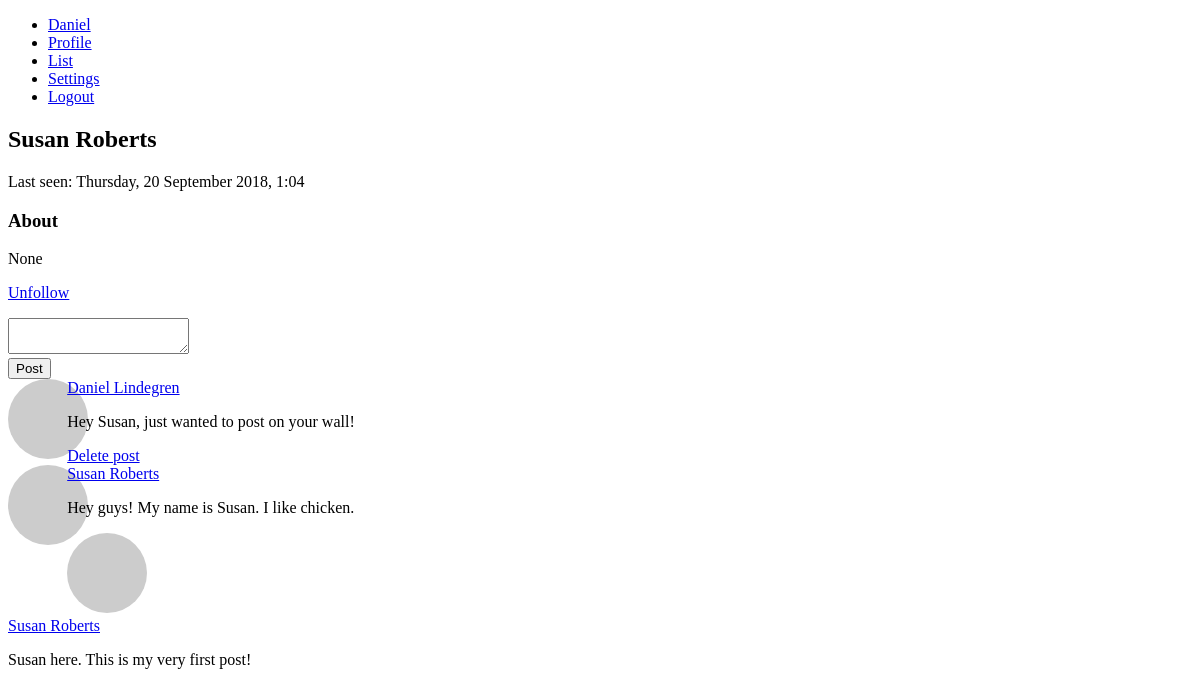
The page /8dba12d9c3ca454630566e5ff001b570 (signed in) on the database as committed earlier.
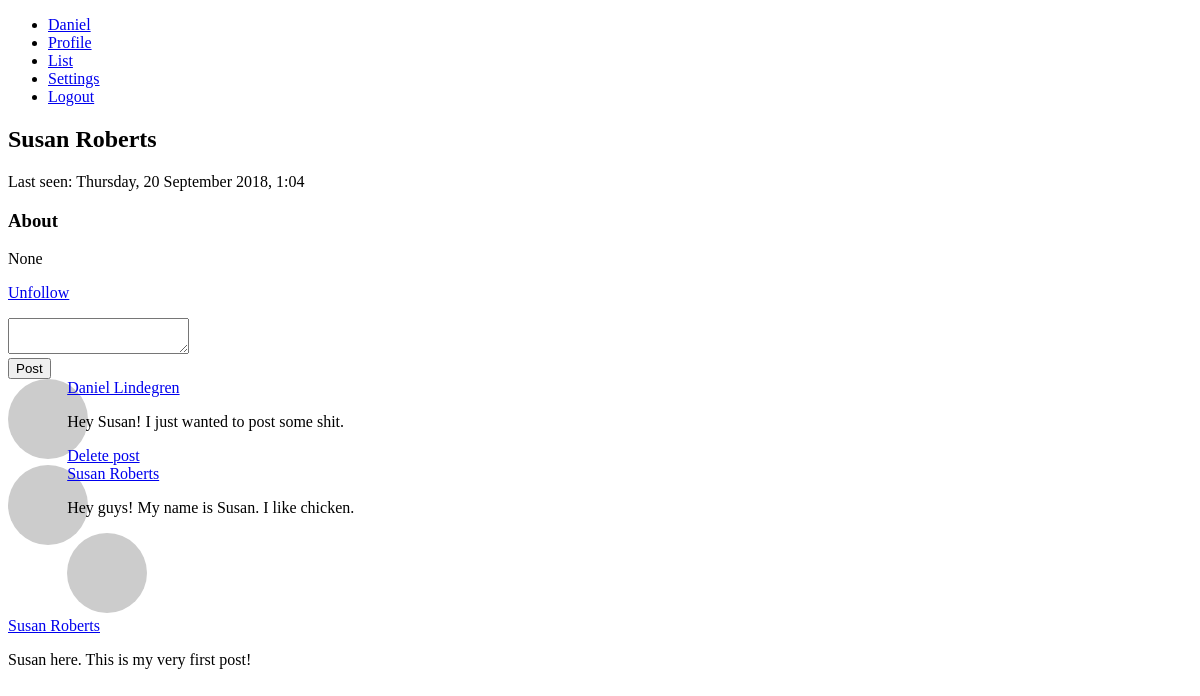
The same page on the database as committed later.
### app/users/models/user.py (models this page shows, shortened)
class User(UserMixin, db.Model, BaseModel):
    id = db.Column(db.Integer, primary_key=True)
    username = db.Column(db.String(35), nullable=False, unique=True)
    email = db.Column(db.String(255), nullable=False, unique=True)
    password = db.Column(db.String(128), nullable=False)
    first_name = db.Column(db.String(35), nullable=False)
    last_name = db.Column(db.String(35), nullable=False)
    about_me = db.Column(db.Text)
    last_seen = db.Column(db.DateTime, default=datetime.utcnow)
    posts_per_page = db.Column(db.Integer, default=10, nullable=False)
    full_name = column_property(first_name + " " + last_name)
    followed = db.relationship(
        'User',
        secondary=followers,
        primaryjoin=(followers.c.follower_id == id),
        secondaryjoin=(followers.c.followed_id == id),
        backref=db.backref('followers', lazy='dynamic'),
        lazy='dynamic')
    post_author = db.relationship(
        'Post',
        foreign_keys='Post.author_id',
        backref='author', lazy='dynamic')
    post_recipient = db.relationship(
        'Post',
        foreign_keys='Post.recipient_id',
        backref='recipient', lazy='dynamic')
    def is_following(self, user):
        return self.followed.filter(
            followers.c.followed_id == user.id).count() > 0
    def avatar(self, size):
        digest = md5(self.email.lower().encode('utf-8')).hexdigest()
        return 'https://www.gravatar.com/avatar/{}?d=identicon&s={}'.format(
            digest, size)

### app/users/models/post.py (models this page shows, shortened)
class Post(db.Model, BaseModel):
    id = db.Column(db.Integer, primary_key=True)
    body = db.Column(db.Text)
    author_id = db.Column(db.Integer, db.ForeignKey('user.id'))
    recipient_id = db.Column(db.Integer, db.ForeignKey('user.id'))

### app/users/views.py (the view)
@users.route('/<username>', methods=['GET', 'POST'])
@login_required
def profile(username):
    user = User.query.filter_by(username=username).first_or_404()
    posts = user.post_recipient.order_by(Post.created.desc()).all()
    form = PostForm()
    if form.validate_on_submit():
        post = Post(body=form.body.data, author=current_user,
                    recipient=user)
        post.commit()
        flash('Your post is now live!')
        return redirect(url_for('users.profile', username=username))
    return render_template('users/profile.html', user=user, posts=posts,
                           form=form)

### app/users/forms.py
class PostForm(FlaskForm):
    body = TextAreaField('Say something', validators=[DataRequired()])
    submit = SubmitField('Post')

### app/models.py (called while the page is built)
    def commit(self):
        try:
            db.session.add(self)
            db.session.commit()
            return self
        except Exception as E:
            db.session.rollback()
            raise E

### app/users/models/user.py (called while the page is built)
@login.user_loader
def load_user(id):
    return User.query.get(int(id))

### app/users/views.py (called while the page is built)
@users.before_request
def before_request():
    if current_user.is_authenticated:
        current_user.last_seen = datetime.utcnow()
        current_user.commit()

### app/templates/users/profile.html (shortened to what this page needs)
{% extends "/base.html" %}
{% block content %}
<h2>{{ user.full_name }}</h2>
{%- if user.last_seen %}
<p>Last seen: {{ moment(user.last_seen).format('dddd, D MMMM YYYY, H:mm') }}</p>
{%- endif %}
<h3>About</h3>
<p>{{ user.about_me }}</p>
{%- if current_user != user %}
<p>
  {%- if current_user.is_following(user) %}
  <a href="{{ url_for('users.user_action', username=user.username, action='unfollow') }}">Unfollow</a>
  {%- else %}
  <a href="{{ url_for('users.user_action', username=user.username, action='follow') }}">Follow</a>
  {%- endif %}
</p>
{%- endif %}
{%- if current_user != user %}
<form method="post" novalidate>
  <div>
    {{ form.body }}
  </div>
  <div>
    {{ form.submit }}
  </div>
</form>
{%- endif %}
{%- for post in posts %}
{% include "/users/_post.html" %}
{%- endfor %}
{% endblock %}

### app/templates/base.html (shortened to what this page needs)
<!doctype html>
<html lang="en">
<head>
  <link rel="stylesheet" href="{{ url_for('static', filename='css/layout.css') }}">
</head>
<body>
{%- if current_user.is_authenticated %}
<ul>
  <li><a href="{{ url_for('users.home') }}">{{ current_user.first_name }}</a></li>
  <li><a href="{{ url_for('users.profile', username=current_user.username) }}">Profile</a></li>
  <li><a href="{{ url_for('users.list') }}">List</a></li>
  <li><a href="{{ url_for('users.settings_account') }}">Settings</a></li>
  <li><a href="{{ url_for('static_views.logout') }}">Logout</a></li>
</ul>
{%- else %}
Some other nav
{%- endif %}
{%- block content %}
{%- endblock %}
</body>
</html>

### app/templates/users/_post.html
    {%- if post.active %}
      <div>
        <div style="float: left; width: 5%">
          <img style="border-radius: 50%;" src="{{ post.author.avatar(60) }}">
        </div>
        <div style="float: left; width: 95%">
          <a href="{{ url_for('users.profile', username=post.author.username) }}">{{ post.author.full_name }}</a>
          <p>{{ post.body }}</p>
        </div>
        {%- if current_user == post.author or post.recipient_id == current_user.id %}
        <div>
          <a href="{{ url_for('users.user_action', username=post.author.username, action='delete-post', post_id=post.id) }}">Delete post</a>
        </div>
        {%- endif %}
      </div>
    {%- endif %}

Rows that differ between the two databases and show on the page:
no longer on this page (row edited): Post: active True (drawn), author.full_name "Daniel Lindegren", body "Hey Susan, just wanted to post on your wall!"
added Post: active True (drawn), author.full_name "Daniel Lindegren", body "Hey Susan! I just wanted to post some shit."
